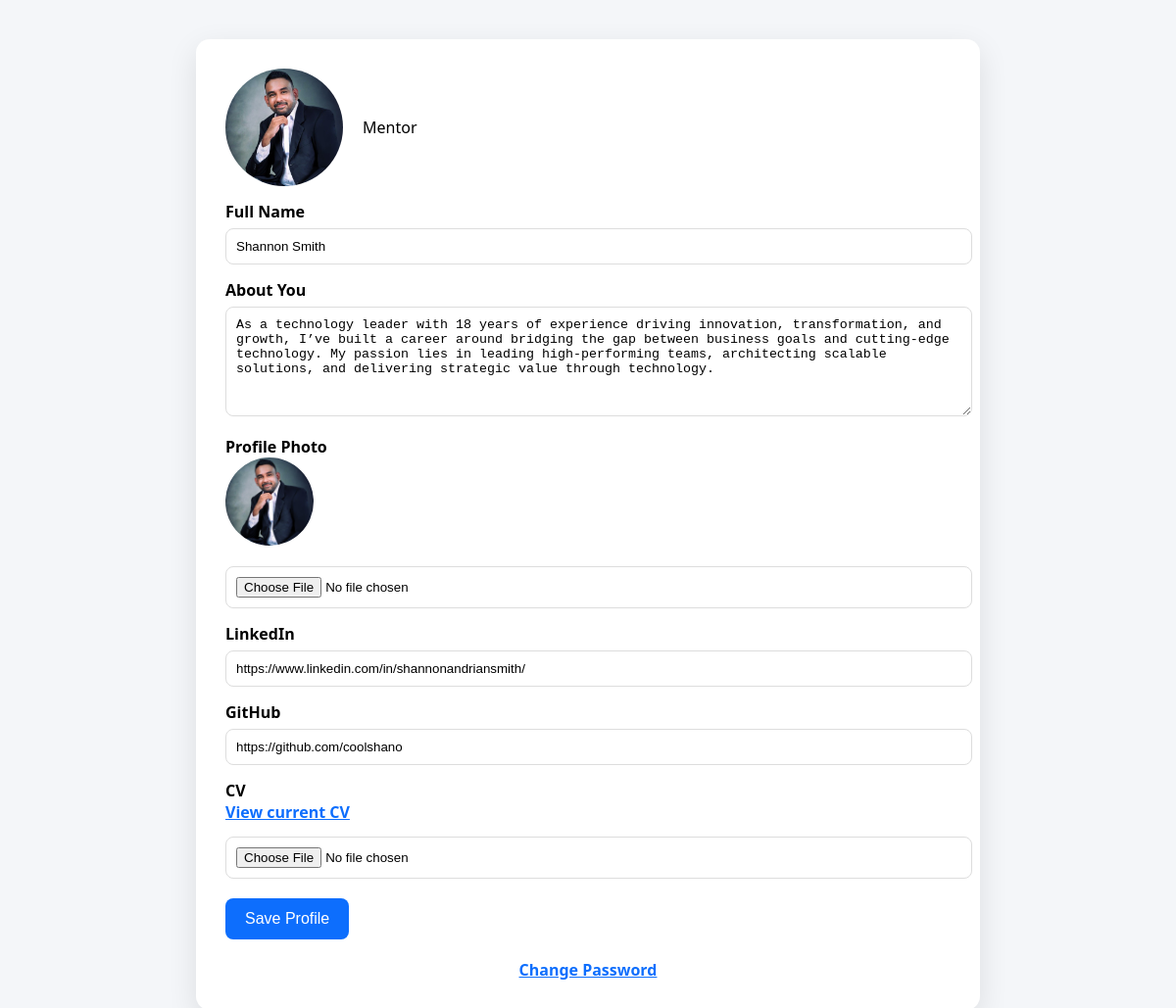
The app's page /mentor/profile/ (signed in) with its own data.
### core/models.py (models this page shows, shortened)
class Mentor(models.Model):
    user = models.OneToOneField(User, on_delete=models.CASCADE, related_name="mentor")
    name = models.CharField(max_length=120)
    profile_text = models.TextField()
    embedding = models.JSONField(null=True, blank=True)
    profile_image = models.ImageField(upload_to="profiles/", blank=True, null=True)
    linkedin = models.URLField(blank=True, null=True)
    github = models.URLField(blank=True, null=True)
    cv = models.FileField(upload_to="cvs/", blank=True, null=True)

### core/views.py (the view)
# urls.py: path("mentor/profile/", mentor_profile, name="mentor_profile"),
@login_required(login_url="/login/")
def mentor_profile(request):
    mentor = request.user.mentor
    if request.method == "POST":
        form = MentorProfileForm(request.POST, request.FILES, instance=mentor)
        if form.is_valid():
            form.save()
            return redirect("/dashboard/")
    else:
        form = MentorProfileForm(instance=mentor)
    return render(request, "mentor_profile.html", {"form": form})

### core/templates/mentor_profile.html (shortened to what this page needs)
{% load static %}
<!DOCTYPE html>
<html>
<head>
</head>
<body>
<div class="container">
<div class="card">
<div class="profile-header">
    {% if form.instance.profile_image %}
        <img src="{{ form.instance.profile_image.url }}">
    {% else %}
        <img src="{% static 'core/images/default-avatar.png' %}">
    {% endif %}
    <div>
        <p>Mentor</p>
    </div>
</div>
<form method="post" enctype="multipart/form-data">
    <label>Full Name</label>
    {{ form.name }}
    <label>About You</label>
    {{ form.profile_text }}
    <label>Profile Photo</label>
    {% if form.instance.profile_image %}
        <img src="{{ form.instance.profile_image.url }}" style="width:90px;height:90px;border-radius:50%;margin-bottom:10px;">
    {% endif %}
    <input type="file" name="profile_image">
    <label>LinkedIn</label>
    {{ form.linkedin }}
    <label>GitHub</label>
    {{ form.github }}
    <label>CV</label>
    {% if form.instance.cv %}
        <a href="{{ form.instance.cv.url }}" target="_blank" style="color:#0d6efd;font-weight:600;display:block;margin-bottom:8px;">
            View current CV
        </a>
    {% endif %}
    <input type="file" name="cv">
    <button type="submit">Save Profile</button>
</form>
<a href="/accounts/password_change/" class="change-password">Change Password</a>
</div>
</div>
</body>
</html>

### core/templates/mentor_profile.html (style rules this page uses)
body { font-family: "Segoe UI", system-ui; background: #f4f6f9; margin: 0; }
.container { max-width: 800px; margin: auto; padding: 40px 20px; }
.card { background: white; border-radius: 14px; padding: 30px; box-shadow: 0 10px 30px rgba(0,0,0,0.1); }
.profile-header { display: flex; gap: 20px; align-items: center; }
.profile-header img { width: 120px; height: 120px; border-radius: 50%; object-fit: cover; }
label { display: block; font-weight: 600; margin-top: 15px; }
input, textarea { width: 100%; padding: 10px; margin-top: 6px; border-radius: 8px; border: 1px solid #ddd; }
button { margin-top: 20px; background: #0d6efd; color: white; border: none; padding: 12px 20px; border-radius: 8px; font-size: 16px; cursor: pointer; }
.change-password { margin-top: 20px; display: block; text-align: center; color: #0d6efd; font-weight: 600; }

### records on screen
Mentor: instance.profile_image (picture), name "Shannon Smith", profile_text "As a technology leader with 18 years of experience driving innovation, transformation, and growth, I’ve built a career around bridging the gap between business goals and cutting-edge technology. My passion lies in leading high-performing teams, architecting scalable solutions, and delivering strategic value through technology.", linkedin "https://www.linkedin.com/in/shannonandriansmith/", github "https://github.com/coolshano"
